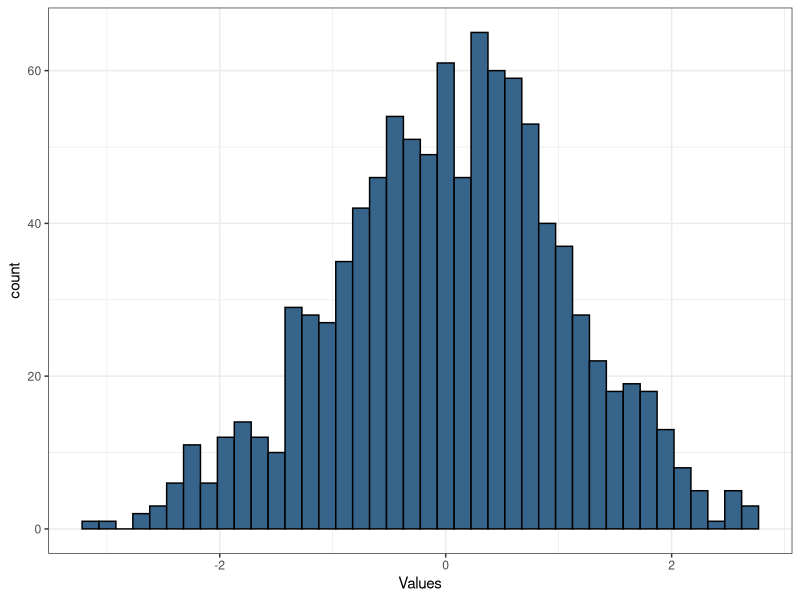
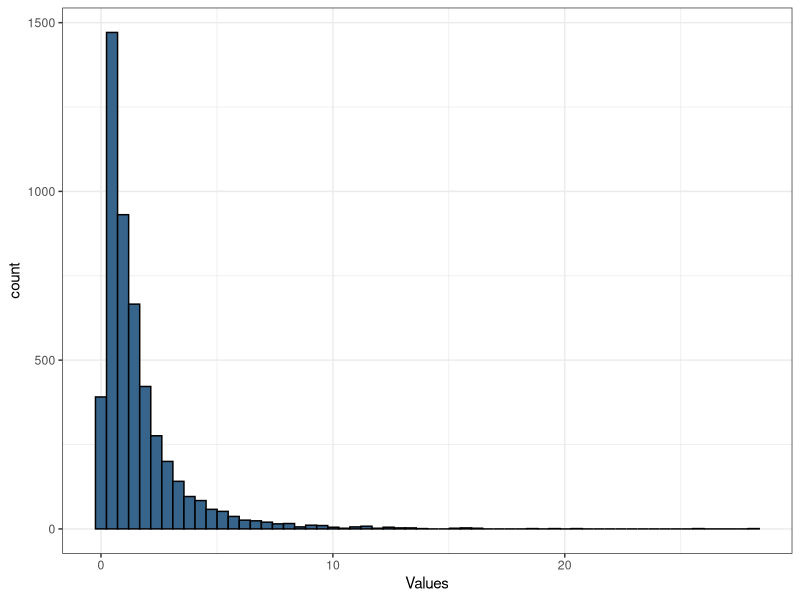

Write R code to recreate these figures, in order.
## ---- chunk 1
library(tidyverse)
sample <- c(1, 4, 5, 10, 10)
getmode <- function(v) {
   uniqv <- unique(v)
   uniqv[which.max(tabulate(match(v, uniqv)))]
}
# 
# mean(sample)
# median(sample)
# getmode(sample)
## ---- chunk 2

normalvec <- rnorm(1000)

ggplot(mapping = aes(normalvec))+
  geom_histogram(color = "black", fill = "steelblue4", bins = 40)+
  # geom_vline(xintercept = mean(normalvec), color = 'black')+
  # geom_vline(xintercept = median(normalvec), color = 'red')+
  xlab("Values")+
  ylab("count")+
  theme_bw()

## ---- chunk 3

lognormalvec <- rlnorm(5000)

ggplot(mapping = aes(lognormalvec))+
  geom_histogram(color = "black", fill = "steelblue4", bins = 60)+
  # geom_vline(xintercept = mean(lognormalvec), color = 'black')+
  # geom_vline(xintercept = median(lognormalvec), color = 'red')+
  xlab("Values")+
  ylab("count")+
  theme_bw()
